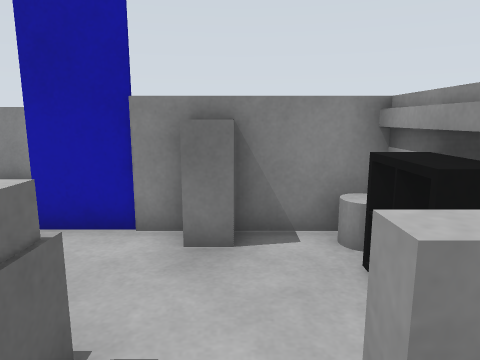
View 1 (above)

16 first-person views from a walk through a robot-simulator world made for Gazebo. The camera is 1 m above the floor, tilts 10° down and sees 70° across. The floor is counted in squares, 0.5 m on a side. Each view is taken from the middle of a square. On the plan, view 1 faces up. The plan holds only what a view shows up to about 18 squares ahead; the rest is blank. The place goes on beyond the plan. The robots in the file are not drawn.

View 2
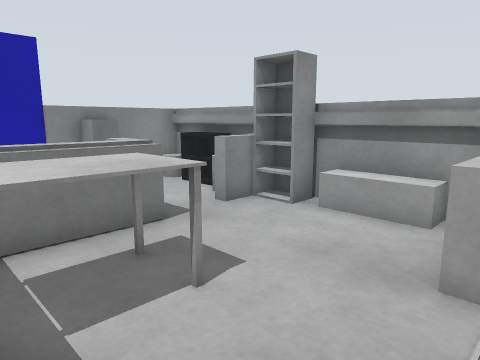

View 3
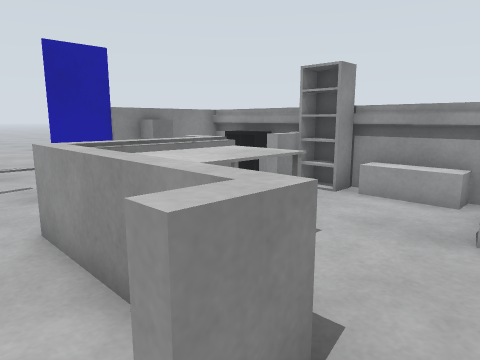

View 4
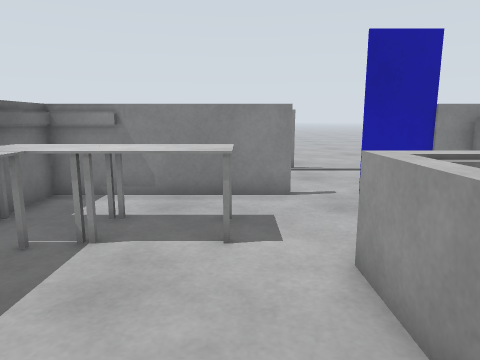

View 5
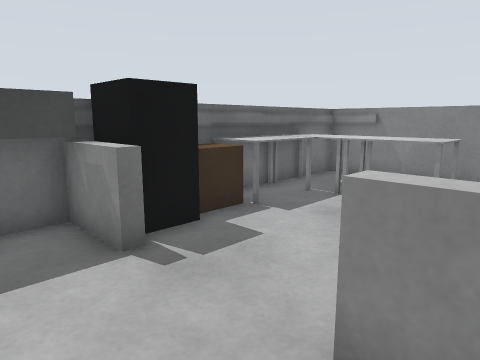

View 6
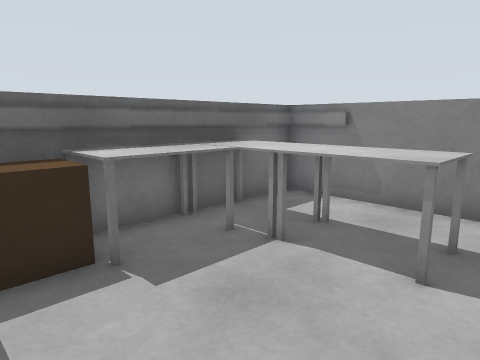

View 7
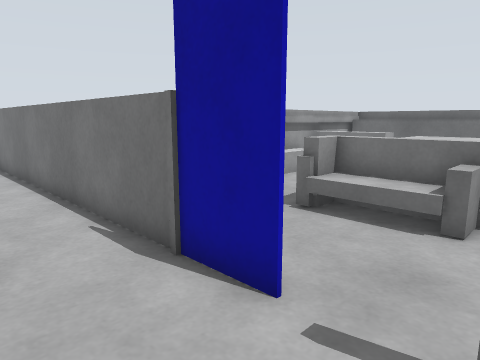

View 8
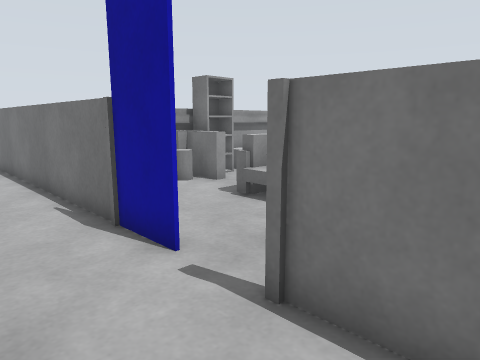

View 9
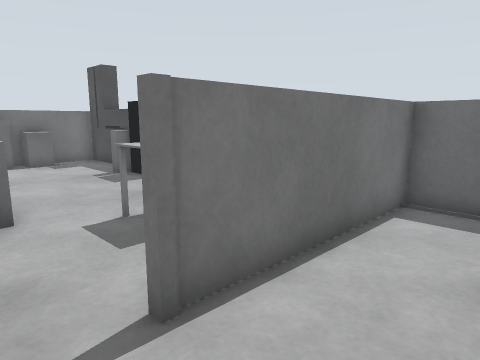

View 10
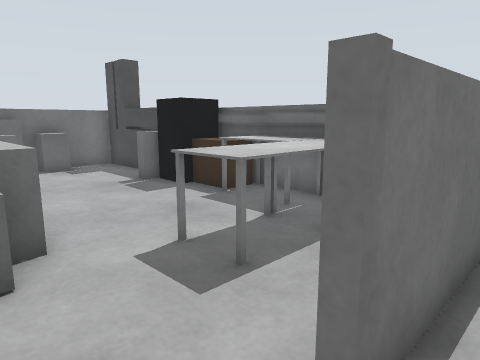

View 11
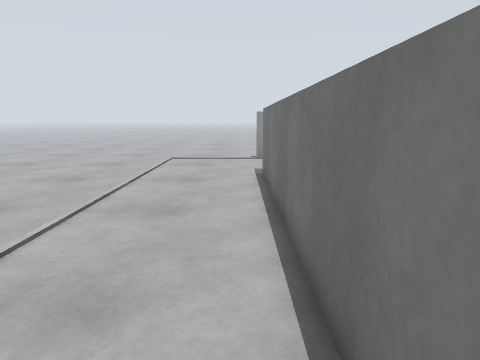

View 12
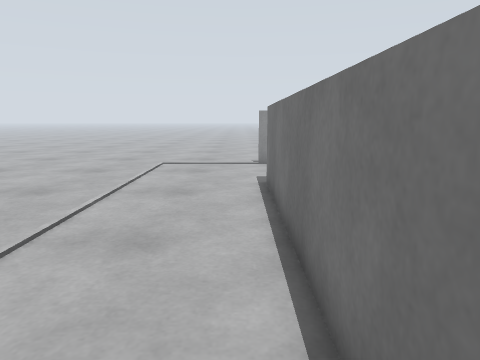

View 13
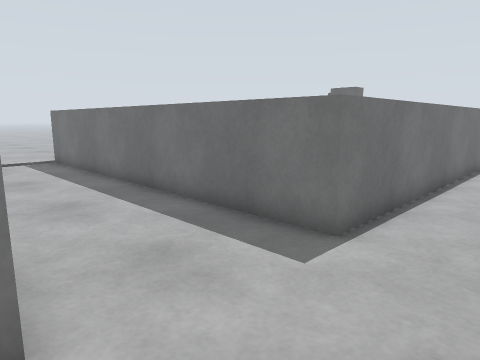

View 14
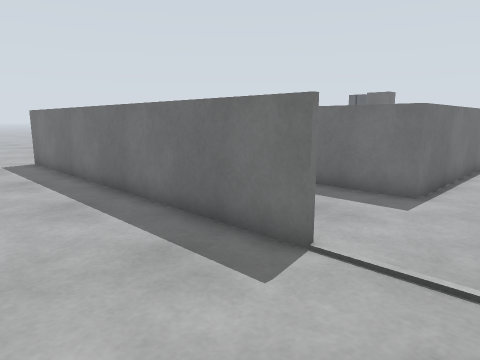

View 15
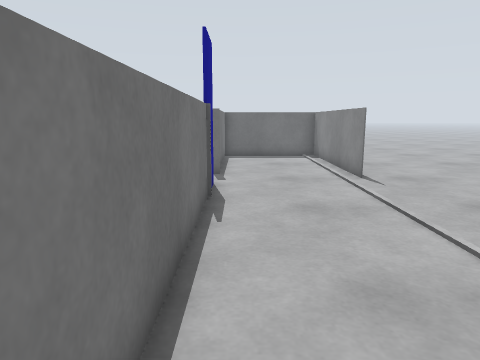

View 16
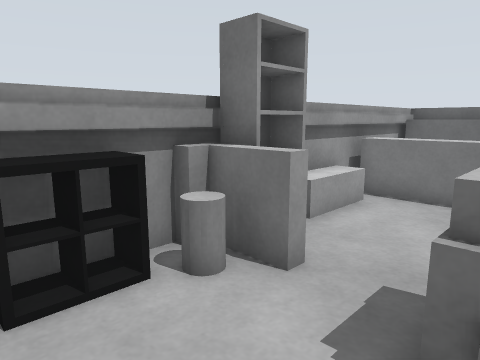

### Floor plan
Points are (right, up) in squares from view 1. A wall is a line through its corners. A room is listed if a view was taken in it or the views show most of it. See-through windows are left out.
Room 1 (view 1)
walls: (2.4, -4.5) (2.4, -0.1); (2.6, -4.4) (2.6, 0)
low walls: (-0.7, -4.9) (-0.7, -4) (2.4, -4); (-1.5, 1.1) (-5, 1.1); (1.5, 1.1) (0.6, 1.1)
ways out: opening at (-3, -4) to room 2; opening at (0, 1.5) to room 3
objects: table (-4, -2) to (-3, 0); grey box (2, -3) to (2, -1); bookshelf (2, 0) to (2, 1)
Room 2 (views 2, 3, 5, 13, 14)
walls: (2.6, -8.4) (2.6, -4.4); (2.4, -7.5) (2.4, -4.5); (-10.5, -8.4) (-9.4, -8.4); (12.8, 6.1) (12.8, -8.6); (-12, -3.1) (-12, -7.4); (17.5, 5.8) (17.5, 6.2); (17.6, 6.2) (17.6, -8.6)
low walls: (-4.9, -3.7) (-6.2, -3.7); (-9.8, -3.7) (-12, -3.7)
ways out: opening at (-3, -4) to room 1; opening at (-8, -4) to room 3; opening at (13.7, 8) to room 3
objects: other object (-11, -8) to (-11, -5); grey box (-9, -8) to (-8, -7); cabinet (-7, -8) to (-6, -8); cabinet (-3, -8) to (-2, -8); cabinet (-1, -8) to (0, -8); cabinet (1, -8) to (2, -8)
Room 3 (views 4, 6, 7, 8, 9, 10, 11, 12, 15, 16)
walls: (-2, 6.1) (-1.4, 6.1); (-1.4, 6) (-2, 6); (-5.6, 6) (-11.8, 6); (0.4, 6.1) (12.8, 6.1); (2.4, 1.5) (2.4, 6) (0.4, 6); (2.6, 0.9) (2.6, 6); (-10.1, 5.8) (-11.8, 5.8) (-11.8, -3.6); (-12, 5.8) (-12, -2.1); (-12.5, 7.6) (-12.5, 6.1) (-5.6, 6.1)
low walls: (-1.4, 2.4) (-1.4, 1.9); (0.6, 1.1) (0.6, 1.5) (1.5, 1.5); (2.2, 1.5) (2.2, 1.9) (2.6, 1.9); (-5.4, -3.4) (-5.4, 1.5) (-1.8, 1.5); (-6.2, -3.7) (-6.2, -3.3) (-5.8, -3.3)
ways out: opening at (0, 1.5) to room 1; opening at (-8, -4) to room 2; opening at (13.7, 8) to room 2
objects: black box (-11, -3) to (-10, -2); brown box (-11, -2) to (-11, 0); table (-11, 0) to (-10, 2); table (-11, 3) to (-10, 4); table (-9, 2) to (-7, 4); table (-5, 1) to (-1, 2); door leaf (-4, 6) to (-3, 6); grey box (-1, 5) to (0, 6); bin (1, 2); cabinet (2, 3) to (2, 4); grey cylinder (2, 5)

Where each view was taken, in squares from view 1:
view 1: 0 up, 0 right, facing up
view 2: 5 down, 5 left, facing up-right
view 3: 5 down, 7 left, facing up-right
view 4: 3 down, 7 left, facing up
view 5: 6 down, 5 left, facing up-left
view 6: 2 down, 6 left, facing up-left
view 7: 9 up, 6 left, facing down-right
view 8: 9 up, 8 left, facing down-right
view 9: 9 up, 4 left, facing down-left
view 10: 7 up, 4 left, facing down-left
view 11: 7 up, 0 right, facing right
view 12: 7 up, 2 right, facing right
view 13: 9 up, 18 right, facing down-left
view 14: 9 up, 22 right, facing down-left
view 15: 7 up, 7 right, facing left
view 16: 5 up, 2 left, facing down-right
